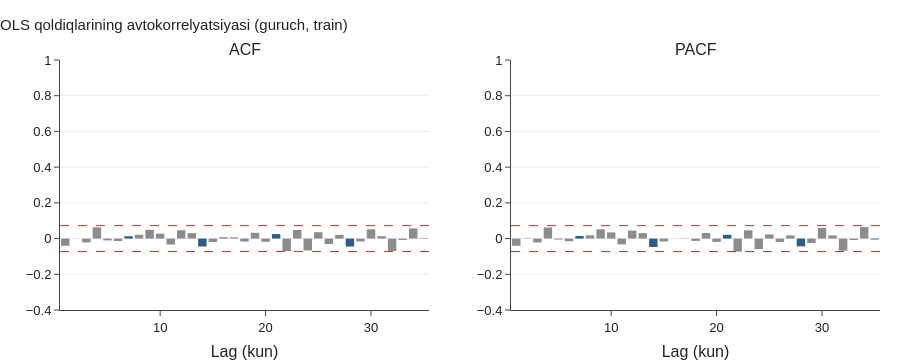

The code cell stored with this chart in its notebook:
### Markdown cell above
## D. Lag featurelar va interaksiyalar kerakmi?

### D1. Qoldiqlarda avtokorrelyatsiya qoldimi?
A3 da xom qatorda kuchli haftalik avtokorrelyatsiya bor edi. Agar u faqat kalendar ta'siridan kelib chiqqan bo'lsa,
OLS qoldiqlarida avtokorrelyatsiya bo'lmasligi kerak.

### Code cell
resid = ols["rice_kg"].resid
acf_figure(resid, "OLS qoldiqlarining avtokorrelyatsiyasi (guruch, train)", "02_acf_resid")

### Figure 1 — Plotly figure (JSON) as saved in the notebook; plotly's stock layout.template omitted (floating-point values rounded to 4 significant figures)
{"data": [{"marker": {"color": ["#8c8c8c", "#8c8c8c", "#8c8c8c", "#8c8c8c", "#8c8c8c", "#8c8c8c", "#2f5d8a", "#8c8c8c", "#8c8c8c", "#8c8c8c", "#8c8c8c", "#8c8c8c", "#8c8c8c", "#2f5d8a", "#8c8c8c", "#8c8c8c", "#8c8c8c", "#8c8c8c", "#8c8c8c", "#8c8c8c", "#2f5d8a", "#8c8c8c", "#8c8c8c", "#8c8c8c", "#8c8c8c", "#8c8c8c", "#8c8c8c", "#2f5d8a", "#8c8c8c", "#8c8c8c", "#8c8c8c", "#8c8c8c", "#8c8c8c", "#8c8c8c", "#2f5d8a"]}, "showlegend": false, "type": "bar", "x": [1, 2, 3, 4, 5, 6, 7, 8, 9, 10, 11, 12, 13, 14, 15, 16, 17, 18, 19, 20, 21, 22, 23, 24, 25, 26, 27, 28, 29, 30, 31, 32, 33, 34, 35], "xaxis": "x", "y": [-0.0403, -0.0001948, -0.02128, 0.06314, -0.0103, -0.01375, 0.0131, 0.02147, 0.04895, 0.02746, -0.03336, 0.04651, 0.03058, -0.04432, -0.01925, 0.007941, 0.006918, -0.01662, 0.03243, -0.01805, 0.02521, -0.0704, 0.04792, -0.06671, 0.03545, -0.03037, 0.021, -0.04479, -0.01622, 0.05201, 0.01321, -0.06912, -0.00752, 0.05702, -0.001884], "yaxis": "y"}, {"marker": {"color": ["#8c8c8c", "#8c8c8c", "#8c8c8c", "#8c8c8c", "#8c8c8c", "#8c8c8c", "#2f5d8a", "#8c8c8c", "#8c8c8c", "#8c8c8c", "#8c8c8c", "#8c8c8c", "#8c8c8c", "#2f5d8a", "#8c8c8c", "#8c8c8c", "#8c8c8c", "#8c8c8c", "#8c8c8c", "#8c8c8c", "#2f5d8a", "#8c8c8c", "#8c8c8c", "#8c8c8c", "#8c8c8c", "#8c8c8c", "#8c8c8c", "#2f5d8a", "#8c8c8c", "#8c8c8c", "#8c8c8c", "#8c8c8c", "#8c8c8c", "#8c8c8c", "#2f5d8a"]}, "showlegend": false, "type": "bar", "x": [1, 2, 3, 4, 5, 6, 7, 8, 9, 10, 11, 12, 13, 14, 15, 16, 17, 18, 19, 20, 21, 22, 23, 24, 25, 26, 27, 28, 29, 30, 31, 32, 33, 34, 35], "xaxis": "x2", "y": [-0.04036, -0.001827, -0.02149, 0.06189, -0.005482, -0.0148, 0.0147, 0.01863, 0.05194, 0.03447, -0.03275, 0.0447, 0.0308, -0.04713, -0.01601, 0.0005944, -0.001466, -0.013, 0.03151, -0.01884, 0.02111, -0.07326, 0.04637, -0.05932, 0.02321, -0.01893, 0.01781, -0.04347, -0.02542, 0.05955, 0.01765, -0.06822, -0.007825, 0.06402, -0.004928], "yaxis": "y2"}], "layout": {"annotations": [{"font": {"size": 16}, "showarrow": false, "text": "ACF", "x": 0.225, "xanchor": "center", "xref": "paper", "y": 1, "yanchor": "bottom", "yref": "paper"}, {"font": {"size": 16}, "showarrow": false, "text": "PACF", "x": 0.775, "xanchor": "center", "xref": "paper", "y": 1, "yanchor": "bottom", "yref": "paper"}], "height": 360, "shapes": [{"line": {"color": "#b23a3a", "dash": "dash", "width": 1}, "type": "line", "x0": 0, "x1": 1, "xref": "x domain", "y0": 0.07249, "y1": 0.07249, "yref": "y"}, {"line": {"color": "#b23a3a", "dash": "dash", "width": 1}, "type": "line", "x0": 0, "x1": 1, "xref": "x domain", "y0": -0.07249, "y1": -0.07249, "yref": "y"}, {"line": {"color": "#b23a3a", "dash": "dash", "width": 1}, "type": "line", "x0": 0, "x1": 1, "xref": "x2 domain", "y0": 0.07249, "y1": 0.07249, "yref": "y2"}, {"line": {"color": "#b23a3a", "dash": "dash", "width": 1}, "type": "line", "x0": 0, "x1": 1, "xref": "x2 domain", "y0": -0.07249, "y1": -0.07249, "yref": "y2"}], "title": {"text": "OLS qoldiqlarining avtokorrelyatsiyasi (guruch, train)"}, "xaxis": {"anchor": "y", "domain": [0, 0.45], "title": {"text": "Lag (kun)"}}, "xaxis2": {"anchor": "y2", "domain": [0.55, 1], "title": {"text": "Lag (kun)"}}, "yaxis": {"anchor": "x", "domain": [0, 1], "range": [-0.4, 1]}, "yaxis2": {"anchor": "x2", "domain": [0, 1], "range": [-0.4, 1]}}}
